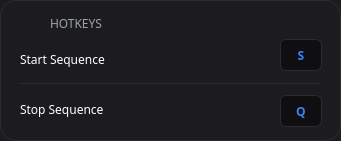
      <widget class="QFrame" name="format_qual_frame_5">
       <property name="geometry">
        <rect>
         <x>30</x>
         <y>250</y>
         <width>341</width>
         <height>141</height>
        </rect>
       </property>
       <property name="sizePolicy">
        <sizepolicy hsizetype="Preferred" vsizetype="Preferred">
         <horstretch>0</horstretch>
         <verstretch>0</verstretch>
        </sizepolicy>
       </property>
       <property name="minimumSize">
        <size>
         <width>0</width>
         <height>0</height>
        </size>
       </property>
       <property name="font">
        <font>
         <family>Manrope</family>
        </font>
       </property>
       <property name="styleSheet">
        <string notr="true">background-color: #1c1c1e;
border-radius: 16px;
border: 1px solid #2c2c2e;</string>
       </property>
       <property name="frameShape">
        <enum>QFrame::StyledPanel</enum>
       </property>
       <property name="frameShadow">
        <enum>QFrame::Raised</enum>
       </property>
       <widget class="QLabel" name="logo_text_16">
        <property name="geometry">
         <rect>
          <x>50</x>
          <y>13</y>
          <width>231</width>
          <height>21</height>
         </rect>
        </property>
        <property name="font">
         <font>
          <family>Manrope</family>
          <pointsize>9</pointsize>
         </font>
        </property>
        <property name="styleSheet">
         <string notr="true">background-color: transparent;
color: #9CA3AF;
outline: none;
border: none;</string>
        </property>
        <property name="text">
         <string>HOTKEYS</string>
        </property>
       </widget>
       <widget class="QLabel" name="hotkey_icon">
        <property name="geometry">
         <rect>
          <x>20</x>
          <y>13</y>
          <width>21</width>
          <height>21</height>
         </rect>
        </property>
        <property name="font">
         <font>
          <family>Manrope</family>
          <pointsize>12</pointsize>
         </font>
        </property>
        <property name="styleSheet">
         <string notr="true">background-color: transparent;
color: white;
border: none;
outline: none;</string>
        </property>
        <property name="text">
         <string/>
        </property>
        <property name="pixmap">
         <pixmap resource="resources.qrc">:/images/images/keyboard-regular.png</pixmap>
        </property>
        <property name="scaledContents">
         <bool>true</bool>
        </property>
       </widget>
       <widget class="Line" name="line_2">
        <property name="geometry">
         <rect>
          <x>20</x>
          <y>83</y>
          <width>300</width>
          <height>1</height>
         </rect>
        </property>
        <property name="font">
         <font>
          <family>Manrope</family>
         </font>
        </property>
        <property name="orientation">
         <enum>Qt::Horizontal</enum>
        </property>
       </widget>
       <widget class="QLabel" name="logo_text_24">
        <property name="geometry">
         <rect>
          <x>20</x>
          <y>90</y>
          <width>211</width>
          <height>38</height>
         </rect>
        </property>
        <property name="font">
         <font>
          <family>Manrope</family>
          <pointsize>9</pointsize>
         </font>
        </property>
        <property name="styleSheet">
         <string notr="true">background-color: transparent;
color: white;
border: none;
outline: none;</string>
        </property>
        <property name="text">
         <string>Stop Sequence</string>
        </property>
       </widget>
       <widget class="QLabel" name="logo_text_23">
        <property name="geometry">
         <rect>
          <x>20</x>
          <y>40</y>
          <width>211</width>
          <height>38</height>
         </rect>
        </property>
        <property name="font">
         <font>
          <family>Manrope</family>
          <pointsize>9</pointsize>
         </font>
        </property>
        <property name="styleSheet">
         <string notr="true">background-color: transparent;
color: white;
border: none;
outline: none;</string>
        </property>
        <property name="text">
         <string>Start Sequence</string>
        </property>
       </widget>
       <widget class="QLabel" name="start_seq">
        <property name="geometry">
         <rect>
          <x>280</x>
          <y>39</y>
          <width>42</width>
          <height>32</height>
         </rect>
        </property>
        <property name="font">
         <font>
          <family>Consolas,Courier New,monospace</family>
          <pointsize>-1</pointsize>
          <weight>75</weight>
          <bold>true</bold>
         </font>
        </property>
        <property name="styleSheet">
         <string notr="true">QLabel {
    background-color: #0f0f12;
    border: 1px solid #2c2c2e;
    border-radius: 6px;
    padding: 4px 12px;
    color: #3b82f6;
    font-family: &quot;Consolas&quot;, &quot;Courier New&quot;, monospace;
    font-size: 12px;
    font-weight: bold;
    min-width: 16px;
    max-height: 22px;
}</string>
        </property>
        <property name="text">
         <string>S</string>
        </property>
        <property name="alignment">
         <set>Qt::AlignCenter</set>
        </property>
       </widget>
       <widget class="QLabel" name="stop_seq">
        <property name="geometry">
         <rect>
          <x>280</x>
          <y>95</y>
          <width>42</width>
          <height>32</height>
         </rect>
        </property>
        <property name="font">
         <font>
          <family>Consolas,Courier New,monospace</family>
          <pointsize>-1</pointsize>
          <weight>75</weight>
          <bold>true</bold>
         </font>
        </property>
        <property name="styleSheet">
         <string notr="true">QLabel {
    background-color: #0f0f12;
    border: 1px solid #2c2c2e;
    border-radius: 6px;
    padding: 4px 12px;
    color: #3b82f6;
    font-family: &quot;Consolas&quot;, &quot;Courier New&quot;, monospace;
    font-size: 12px;
    font-weight: bold;
    min-width: 16px;
    max-height: 22px;
}</string>
        </property>
        <property name="text">
         <string>Q</string>
        </property>
        <property name="alignment">
         <set>Qt::AlignCenter</set>
        </property>
       </widget>
      </widget>
